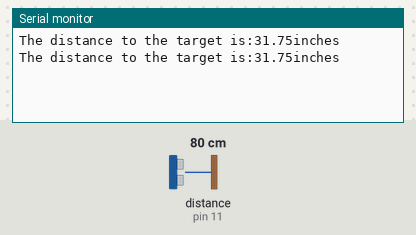
Simulated run of this sketch. Board: Arduino Uno, built with avr-gcc and run on an emulated ATmega328P. Parts: the last lines printed to the serial monitor. Wiring (inferred from the names in the program): ultrasonic range finder: trigger pin 13; echo pin 11. The test bench sets the inputs (shaded band); at power-on: distance to the obstacle (sensor on pin 11) 80 cm. The echo pulse lasts 58.3 µs per cm.

Above: at 1.8 s.
1.9 s: distance to the obstacle (sensor on pin 11) set to 2 cm
At 2.8 s:
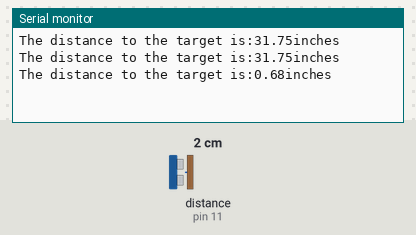
3.4 s: distance to the obstacle (sensor on pin 11) set to 4 cm
At 4.7 s:
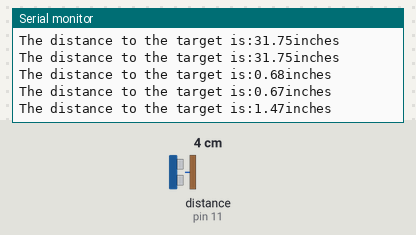
Timing chart, 0 to 6.4 s (numbered marks = the images above; inputs shaded):
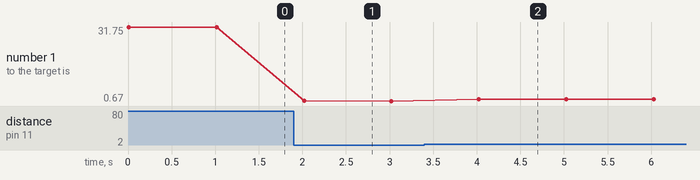

Measured:
- after the input at 1.9 s, the serial monitor: prints a new line after 0.12 s (image 1)
- after the input at 3.4 s, the serial monitor: prints a new line after 0.63 s (image 2)
- plotted number 1: 31.75 → 0.67 after the input at 1.9 s, 0.67 → 1.47 after the input at 3.4 s

The sketch:

Arduino_Distance.ino
```cpp
int trigPin=13;//sonar trig pin connected to arduino pin
int echoPin=11;// sonar echo pin connected to arduino pin
float pingTime;
float targetDistance;
float speedOfSound=776.5;


void setup(){
  Serial.begin(9600);
  pinMode(trigPin,OUTPUT);
  pinMode(echoPin,INPUT);

  }

void loop(){
digitalWrite(trigPin,LOW);
delayMicroseconds(2000);
digitalWrite(trigPin,HIGH);
delayMicroseconds(15);
digitalWrite(trigPin,LOW);

pingTime=pulseIn(echoPin,HIGH);//measure pingechotime at echo
pingTime=pingTime/1000000.0;//cnvrt ping time to sec
pingTime=pingTime/3600.0;//cnvrt ping time to hrs

targetDistance=speedOfSound*pingTime;
targetDistance=targetDistance/2;
targetDistance=targetDistance*63360;

Serial.print("The distance to the target is:");
Serial.print(targetDistance);
Serial.println("inches");
delay(1000);


}
```
